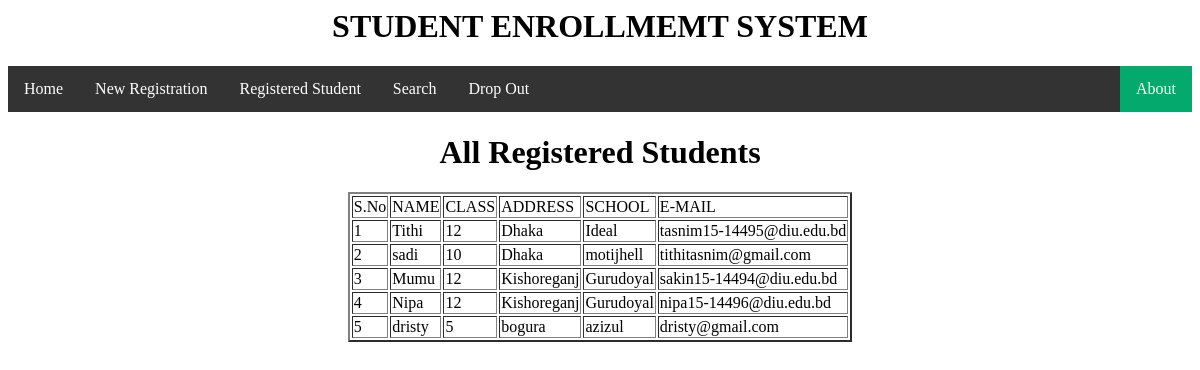
/exist/, run on the app's committed database.
### student/models.py (models this page shows)
class stud(models.Model):
    s_name = models.CharField(max_length=30)
    s_class = models.CharField(max_length=30)
    s_addr = models.CharField(max_length=30)
    s_school = models.CharField(max_length=30)
    s_email = models.EmailField(max_length=30)

### student/views.py (the view)
# urls.py: path('exist/',views.existing),
def existing(request):
    title="All Registered Students"
    queryset =stud.objects.all()
    context = {
        "title": title,
        "queryset" : queryset,
    }
    return render(request,'existing.html',context)

### templates/existing.html
<html>
    {% include "base.html" %}
    <center><h1>{{title}}</h1></center>
    <table align ='center' border=2>
        <thead>
            <tr>
                <td> S.No      </td>
                <td> NAME      </td>
                <td> CLASS     </td>
                <td> ADDRESS   </td>
                <td> SCHOOL    </td>
                <td> E-MAIL    </td>
            </tr>
        </thead>
        {% for k in queryset %}
        <tbody>
            <tr>
                <td>{{forloop.counter}}</td>
                <td>{{ k.s_name   }}</td>
                <td>{{ k.s_class  }}</td>
                <td>{{ k.s_addr   }}</td>
                <td>{{ k.s_school }}</td>
                <td>{{ k.s_email  }}</td>
            </tr>
        </tbody>
        {% endfor %}
    </table>
</html>

### templates/base.html (shortened to what this page needs)
<head>
    </head>
    <center><h1>STUDENT ENROLLMEMT SYSTEM</h1></center>
    <ul>
        <li><a href="/home">Home</a></li>
        <li><a href="/reg">New Registration</a></li>
        <li><a href="/exist">Registered Student</a></li>
        <li><a href="/search">Search</a></li>
        <li><a href="/drop">Drop Out</a></li>
        <li style="float:right"><a class="active" href="#about">About</a></li>
      </ul>

### templates/base.html (style rules this page uses)
ul { list-style-type: none; margin: 0; padding: 0; overflow: hidden; background-color: #333; }
li { float: left; }
li a { display: block; color: white; text-align: center; padding: 14px 16px; text-decoration: none; }
.active { background-color: #04AA6D; }

### data on the page
stud: s_name "Tithi", s_class "12", s_addr "Dhaka", s_school "Ideal", s_email "tasnim15-14495@diu.edu.bd"
stud: s_name "sadi", s_class "10", s_addr "Dhaka", s_school "motijhell", s_email "tithitasnim@gmail.com"
stud: s_name "Mumu", s_class "12", s_addr "Kishoreganj", s_school "Gurudoyal", s_email "sakin15-14494@diu.edu.bd"
stud: s_name "Nipa", s_class "12", s_addr "Kishoreganj", s_school "Gurudoyal", s_email "nipa15-14496@diu.edu.bd"
stud: s_name "dristy", s_class "5", s_addr "bogura", s_school "azizul", s_email "dristy@gmail.com"

### other printed values
{{ title }} "All Registered Students"
